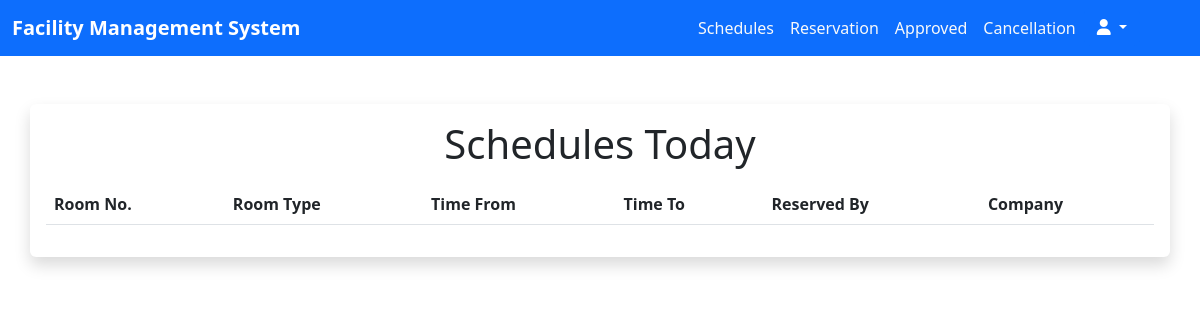
The page /employee/schedules.php (signed in) on the database as committed earlier.
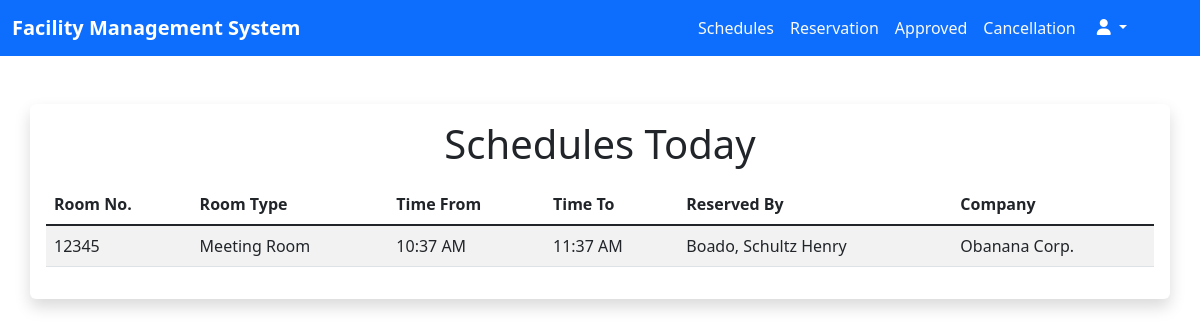
The same page on the database as committed later.
### tables this page shows
CREATE TABLE `reservations` (
  `id` int(11) NOT NULL AUTO_INCREMENT,
  `users_id` int(11) DEFAULT NULL,
  `created_date` date DEFAULT current_timestamp(),
  `rsvn_no` varchar(255) NOT NULL,
  `created_by` varchar(255) NOT NULL,
  `room_type` varchar(255) NOT NULL,
  `date_from` date NOT NULL,
  `date_to` date NOT NULL,
  `time_from` time(6) NOT NULL,
  `time_to` time(6) NOT NULL,
  `statuses` varchar(255) NOT NULL,
  `cancel_reasons` varchar(255) NOT NULL,
  PRIMARY KEY (`id`),
  KEY `fk_users` (`users_id`),
  CONSTRAINT `fk_users` FOREIGN KEY (`users_id`) REFERENCES `users_accounts` (`id`)
);

CREATE TABLE `users_accounts` (
  `id` int(11) NOT NULL AUTO_INCREMENT,
  `last_names` varchar(255) NOT NULL,
  `first_names` varchar(255) NOT NULL,
  `company` varchar(255) NOT NULL,
  `emails` varchar(255) NOT NULL,
  `passwords` varchar(255) NOT NULL,
  `statuses` varchar(255) NOT NULL,
  PRIMARY KEY (`id`)
);

### employee/schedules.php (the view, shortened to what this page needs)
<?php
  require_once $_SERVER['DOCUMENT_ROOT'] . './facility_management/database/connection.php';
  $sqlUsers = "SELECT * FROM users_accounts";
  $stmtUsers = $con->prepare($sqlUsers);
  $stmtUsers->execute();
  $results = $stmtUsers->fetch();
  $company = $_SESSION['company_name'] = $results->company;
  $sqlReservation = "SELECT * FROM reservations WHERE statuses = 'APPROVED' AND date_from = CURRENT_DATE() ORDER BY time_from ASC";
  $stmtReservation = $con->prepare($sqlReservation);
  $stmtReservation->execute();
?>
<!DOCTYPE html>
<html lang="en">
<head>
  <link href="https://cdn.jsdelivr.net/npm/bootstrap@5.2.3/dist/css/bootstrap.min.css" rel="stylesheet"
 />
  <link rel="stylesheet" href="./styles/dashboard.css" />
</head>
<body>
  <nav class="navbar navbar-expand-lg bg-primary">
    <div class="container-fluid">
      <a class="navbar-brand fw-bold text-white __navbar-brand" href="#">Facility Management System</a>
      <div class="collapse navbar-collapse" id="nav">
        <ul class="navbar-nav ms-auto mb-2 mb-lg-0 me-5">
          <li class="nav-item text-center">
            <a href="schedules.php" class="nav-link text-light">Schedules</a>
          </li>
          <li class="nav-item text-center">
            <a href="reservation.php" class="nav-link text-light">Reservation</a>
          </li>
          <li class="nav-item text-center">
            <a href="accept.php" class="nav-link text-light">Approved</a>
          </li>
          <li class="nav-item text-center">
            <a href="cancellation.php" class="nav-link text-light">Cancellation</a>
          </li>
          <div class="dropdown">
            <button class="btn btn-primary dropdown-toggle" type="button" data-bs-toggle="dropdown">
              <i class="fa-sharp fa-solid fa-user"></i>
            </button>
          </div>
        </ul>
      </div>
    </div>
  </nav>
  <div class="container-fluid mt-5">
    <div class="container bg-primary shadow p-3 mb-5 bg-body rounded">
      <p class="h1 text-center mb-3">Schedules Today</p>
      <table class="table table-striped table-hover">
        <thead>
          <tr>
            <th scope="col">Room No.</th>
            <th scope="col">Room Type</th>
            <th scope="col">Time From</th>
            <th scope="col">Time To</th>
            <th scope="col">Reserved By</th>
            <th scope="col">Company</th>
          </tr>
        </thead>
        <tbody class="table-group-divider ">
          <?php while($rowReservations = $stmtReservation->fetch()) { ?>
          <tr>
            <td><?php echo $rowReservations->rsvn_no ?></td>
            <td><?php echo $rowReservations->room_type ?></td>
            <td><?php echo date("h:i A", strtotime($rowReservations->time_from))?></td>
            <td><?php echo date("h:i A", strtotime($rowReservations->time_to))?></td>
            <td><?php echo $rowReservations->created_by ?></td>
            <td><?php echo $company ?></td>
          </tr>
          <?php } ?>
        </tbody>
      </table>
    </div>
  </div>
</body>
</html>

Rows that differ between the two databases and show on the page:
added reservations: rsvn_no "12345", room_type "Meeting Room", time_from "10:37 AM", time_to "11:37 AM", created_by "Boado, Schultz Henry", users.company "Obanana Corp."
